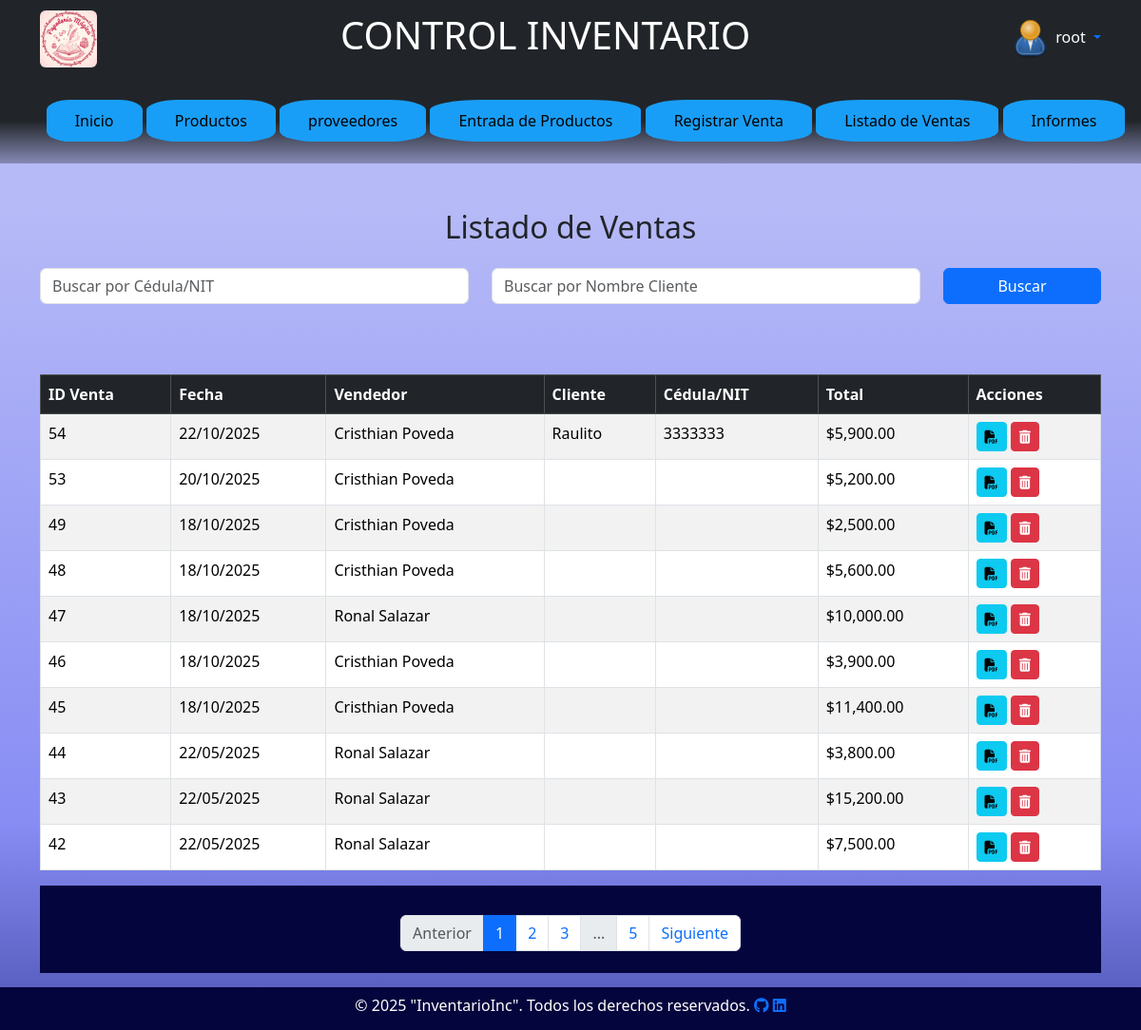
Screenshot of /proyectoInventario/listado_ventas.php (signed in) with the database file from the repository.
### tables this page shows
CREATE TABLE `ventas` (
  `idVenta` int NOT NULL AUTO_INCREMENT,
  `fechaVenta` date NOT NULL,
  `totalVenta` decimal(10,2) NOT NULL,
  `vendedorId` int NOT NULL,
  `cedulaNit` varchar(20) DEFAULT NULL,
  `nombreCliente` varchar(100) DEFAULT NULL,
  PRIMARY KEY (`idVenta`),
  KEY `vendedorId_idx` (`vendedorId`),
  CONSTRAINT `vendedorId` FOREIGN KEY (`vendedorId`) REFERENCES `usuario` (`idUsuario`) ON UPDATE CASCADE
);

CREATE TABLE `usuario` (
  `idUsuario` int NOT NULL,
  `nombreCompleto` varchar(45) NOT NULL,
  `tipoUsuario` int NOT NULL,
  `nombreUsuario` varchar(25) NOT NULL,
  `contrasenia` varchar(255) DEFAULT NULL,
  `correo` varchar(45) NOT NULL,
  `telefono` varchar(45) NOT NULL,
  `algoritmo_hash` varchar(20) DEFAULT NULL,
  PRIMARY KEY (`idUsuario`),
  KEY `TipoUsuario_idx` (`tipoUsuario`),
  CONSTRAINT `TipoUsuario` FOREIGN KEY (`tipoUsuario`) REFERENCES `tipousuario` (`idUsuario`) ON UPDATE CASCADE
);

### proyectoInventario/queries/venta_querie.php (called while the page is built, shortened)
<?php
function getAllVentas($conn, int $page = 1, int $recordsPerPage = 10, ?string $searchCedulaNit = null, ?string $searchNombreCliente = null): array|false
{
    $offset = ($page - 1) * $recordsPerPage;
    $params = [];
    $types = '';
    $whereSql = '';
    $sqlCount = "SELECT COUNT(*) as total FROM ventas v" . $whereSql;
    $stmtCount = $conn->prepare($sqlCount);
    if ($stmtCount) {
        $stmtCount->execute();
        $resCount = $stmtCount->get_result();
        $totalRecords = $resCount->fetch_assoc()['total'] ?? 0;
    } else {
        error_log("Error en getAllVentas (count): " . $conn->error);
        return false;
    }
    $sql = "SELECT v.idVenta, v.fechaVenta, u.nombreCompleto as vendedor, v.totalVenta, v.cedulaNit, v.nombreCliente
              FROM ventas v
              INNER JOIN usuario u ON v.vendedorId = u.idUsuario" . $whereSql . "
              ORDER BY v.fechaVenta DESC, v.idVenta DESC
              LIMIT ? OFFSET ?";
    $stmt = $conn->prepare($sql);
    $allParams = $params;
    $allParams[] = $recordsPerPage;
    $allParams[] = $offset;
    $types .= 'ii';
    $stmt->bind_param($types, ...$allParams);
    if (!$stmt->execute()) {
        error_log("Error en getAllVentas (execute): " . $stmt->error);
        $stmt->close();
        return false;
    }
    $result = $stmt->get_result();
    $data = $result ? $result->fetch_all(MYSQLI_ASSOC) : [];
    return ['data' => $data, 'totalRecords' => (int)$totalRecords];
}
?>

### proyectoInventario/listado_ventas.php (the view, shortened to what this page needs)
<?php
include("db.php");
require_once 'queries/venta_querie.php';
include("includes/header.php");
$recordsPerPage = 10;
$currentPage = isset($_GET['page']) ? (int)$_GET['page'] : 1;
$searchCedulaNit = $_GET['search_cedula'] ?? null;
$searchNombreCliente = $_GET['search_nombre'] ?? null;
$queryResult = getAllVentas($conn, $currentPage, $recordsPerPage, $searchCedulaNit, $searchNombreCliente);
$ventas = [];
$paginationHtml = '';
if ($queryResult !== false) {
    $ventas = $queryResult['data'];
    $totalRecords = $queryResult['totalRecords'];
    $totalPages = ceil($totalRecords / $recordsPerPage);
    if ($totalPages > 1) {
        $paginationHtml = generatePaginationLinks($currentPage, $totalPages, ['search_cedula' => $searchCedulaNit, 'search_nombre' => $searchNombreCliente]);
    }
}
function generatePaginationLinks(int $currentPage, int $totalPages, array $baseParams = [], int $linksToShow = 5): string
{
    $paginationHtml = '<nav aria-label="Page navigation"><ul class="pagination justify-content-center mt-4">';
    $prevPage = $currentPage - 1;
    $baseParams['page'] = $prevPage;
    $queryStringPrev = http_build_query($baseParams);
    $paginationHtml .= '<li class="page-item ' . ($currentPage <= 1 ? 'disabled' : '') . '">';
    $paginationHtml .= '<a class="page-link" href="?' . $queryStringPrev . '">Anterior</a></li>';
    $startPage = max(1, $currentPage - floor($linksToShow / 2));
    $endPage = min($totalPages, $currentPage + floor($linksToShow / 2));
    for ($i = $startPage; $i <= $endPage; $i++) {
        $baseParams['page'] = $i;
        $queryStringPage = http_build_query($baseParams);
        $paginationHtml .= '<li class="page-item ' . ($i == $currentPage ? 'active' : '') . '">';
        $paginationHtml .= '<a class="page-link" href="?' . $queryStringPage . '">' . $i . '</a></li>';
    }
    if ($endPage < $totalPages) {
        if ($endPage < $totalPages - 1) {
            $paginationHtml .= '<li class="page-item disabled"><span class="page-link">...</span></li>';
        }
        $baseParams['page'] = $totalPages;
        $paginationHtml .= '<li class="page-item"><a class="page-link" href="?' . http_build_query($baseParams) . '">' . $totalPages . '</a></li>';
    }
    $nextPage = $currentPage + 1;
    $baseParams['page'] = $nextPage;
    $queryStringNext = http_build_query($baseParams);
    $paginationHtml .= '<li class="page-item ' . ($currentPage >= $totalPages ? 'disabled' : '') . '">';
    $paginationHtml .= '<a class="page-link" href="?' . $queryStringNext . '">Siguiente</a></li>';
    $paginationHtml .= '</ul></nav>';
    return $paginationHtml;
}
?>
<div class="container mt-5 mb-5">
    <h2 class="text-center mb-4">Listado de Ventas</h2>
    <form action="listado_ventas.php" method="GET" class="mb-4">
        <div class="row">
            <div class="col-md-5">
                <input type="text" name="search_cedula" class="form-control" placeholder="Buscar por Cédula/NIT" value="<?= htmlspecialchars($searchCedulaNit ?? '') ?>">
            </div>
            <div class="col-md-5">
                <input type="text" name="search_nombre" class="form-control" placeholder="Buscar por Nombre Cliente" value="<?= htmlspecialchars($searchNombreCliente ?? '') ?>">
            </div>
            <div class="col-md-2">
                <button type="submit" class="btn btn-primary w-100">Buscar</button>
            </div>
        </div>
    </form>
    <div class="table-responsive">
        <table class="table table-striped table-bordered table-hover">
            <thead class="table-dark">
                <tr>
                    <th>ID Venta</th>
                    <th>Fecha</th>
                    <th>Vendedor</th>
                    <th>Cliente</th>
                    <th>Cédula/NIT</th>
                    <th>Total</th>
                    <th>Acciones</th>
                </tr>
            </thead>
            <tbody>
                <?php if (!empty($ventas)) : ?>
                    <?php foreach ($ventas as $venta) : ?>
                        <tr>
                            <td><?= htmlspecialchars($venta['idVenta']); ?></td>
                            <td><?= htmlspecialchars(date("d/m/Y", strtotime($venta['fechaVenta']))); ?></td>
                            <td><?= htmlspecialchars($venta['vendedor']); ?></td>
                            <td><?= htmlspecialchars($venta['nombreCliente']); ?></td>
                            <td><?= htmlspecialchars($venta['cedulaNit']); ?></td>
                            <td>$<?= htmlspecialchars(number_format($venta['totalVenta'], 2)); ?></td>
                            <td>
                                <a href="generar_factura.php?id_venta=<?= htmlspecialchars($venta['idVenta']); ?>" class="btn btn-info btn-sm" target="_blank" title="Ver Factura">
                                    <i class="fas fa-file-pdf"></i>
                                </a>
                                <a href="delete_venta.php?id=<?= htmlspecialchars($venta['idVenta']); ?>" class="btn btn-danger btn-sm" title="Eliminar Venta" onclick="return confirm('¿Estás seguro de que quieres eliminar esta venta? Esta acción devolverá los productos al inventario.');">
                                    <i class="fas fa-trash-alt"></i>
                                </a>
                            </td>
                        </tr>
                    <?php endforeach; ?>
                <?php else : ?>
                    <tr>
                        <td colspan="7" class="text-center">No hay ventas registradas que coincidan con la búsqueda.</td>
                    </tr>
                <?php endif; ?>
            </tbody>
        </table>
    </div>
    <?= $paginationHtml;  ?>
</div>
<?php include("includes/footer.php"); ?>

### proyectoInventario/css/style.css (style rules this page uses)
body { background: linear-gradient( to top, #4e55b4 0%, #5f66f0bf 20%, #b6baf7 80% ); min-height: 100vh; margin-bottom: 60px; }
nav { background-color: #05053e; color: white; text-align: center; padding: 7px; }
a { text-decoration: none; }
body { min-height: 100vh; margin-bottom: 60px; background-image: linear-gradient (to top, #ebd4cd, #43f0e2); }
form { padding-bottom: 50px; }

### rows the page displays
ventas: idVenta "54", fechaVenta "22/10/2025", vendedorId.nombreCompleto "Cristhian Poveda", nombreCliente "Raulito", cedulaNit "3333333", totalVenta "5,900.00"
ventas: idVenta "53", fechaVenta "20/10/2025", vendedorId.nombreCompleto "Cristhian Poveda", totalVenta "5,200.00"
ventas: idVenta "49", fechaVenta "18/10/2025", vendedorId.nombreCompleto "Cristhian Poveda", totalVenta "2,500.00"
ventas: idVenta "48", fechaVenta "18/10/2025", vendedorId.nombreCompleto "Cristhian Poveda", totalVenta "5,600.00"
ventas: idVenta "47", fechaVenta "18/10/2025", vendedorId.nombreCompleto "Ronal Salazar", totalVenta "10,000.00"
ventas: idVenta "46", fechaVenta "18/10/2025", vendedorId.nombreCompleto "Cristhian Poveda", totalVenta "3,900.00"
ventas: idVenta "45", fechaVenta "18/10/2025", vendedorId.nombreCompleto "Cristhian Poveda", totalVenta "11,400.00"
ventas: idVenta "44", fechaVenta "22/05/2025", vendedorId.nombreCompleto "Ronal Salazar", totalVenta "3,800.00"
ventas: idVenta "43", fechaVenta "22/05/2025", vendedorId.nombreCompleto "Ronal Salazar", totalVenta "15,200.00"
ventas: idVenta "42", fechaVenta "22/05/2025", vendedorId.nombreCompleto "Ronal Salazar", totalVenta "7,500.00"

### other values shown
$_SESSION['nombreUsuario'] "root"
$totalPages "5"
